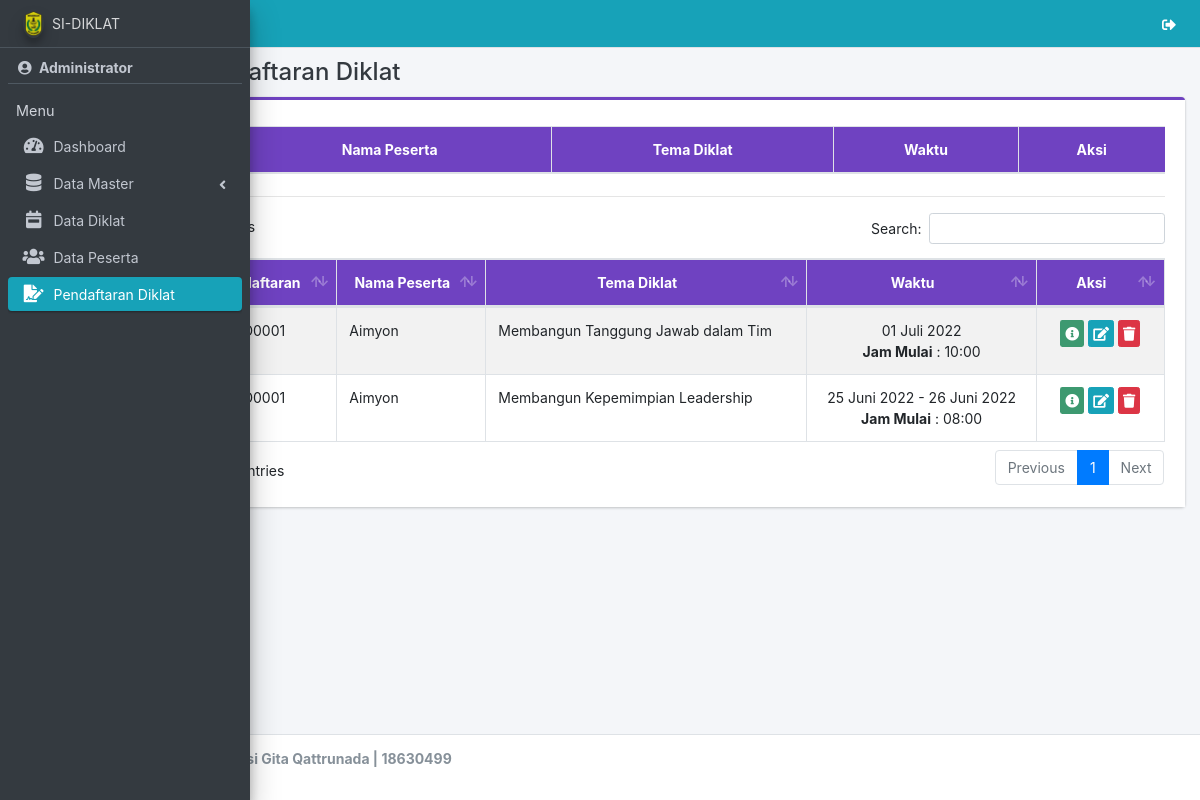
Page /admin/pendaftaran/index.php (signed in) on the committed database.
### tables this page shows
CREATE TABLE `pendaftaran` (
  `id_pendaftaran` int(11) NOT NULL,
  `id_peserta` int(11) NOT NULL,
  `nomor` varchar(20) DEFAULT NULL,
  `id_diklat` int(11) NOT NULL,
  `id_instansi` int(11) NOT NULL,
  `verif` char(1) NOT NULL
);

CREATE TABLE `peserta` (
  `id_peserta` int(11) NOT NULL,
  `nm_peserta` varchar(50) NOT NULL,
  `nip` varchar(30) NOT NULL,
  `tmpt_lahir` varchar(50) NOT NULL,
  `tgl_lahir` date NOT NULL,
  `jk` varchar(20) NOT NULL,
  `hp_peserta` varchar(20) NOT NULL,
  `email_peserta` varchar(50) NOT NULL,
  `pendidikan` varchar(30) NOT NULL,
  `pas_foto` varchar(100) NOT NULL
);

CREATE TABLE `diklat` (
  `id_diklat` int(11) NOT NULL,
  `tema` varchar(100) NOT NULL,
  `id_materi` int(11) NOT NULL,
  `id_tutor` int(11) NOT NULL,
  `tgl_mulai` date NOT NULL,
  `tgl_selesai` date NOT NULL,
  `jam_mulai` varchar(10) NOT NULL,
  `id_ruangan` int(11) NOT NULL,
  `sts` char(1) NOT NULL
);

### app/config.php (called while the page is built, shortened)
<?php
function tgl($tanggal)
{
  $bulan = array(
    1 =>   'Januari',
    'Februari',
    'Maret',
    'April',
    'Mei',
    'Juni',
    'Juli',
    'Agustus',
    'September',
    'Oktober',
    'November',
    'Desember'
  );
  $pecahkan = explode('-', $tanggal);
  return $pecahkan[2] . ' ' . $bulan[(int) $pecahkan[1]] . ' ' . $pecahkan[0];
}

### admin/pendaftaran/index.php (the view, shortened to what this page needs)
<?php
require '../../app/config.php';
include_once '../../template/header.php';
include_once '../../template/sidebar.php';
?>
<div class="content-wrapper">
    <div class="content-header">
        <div class="container-fluid">
            <div class="row">
                <div class="col-sm-6">
                    <h4 class="m-0 text-dark"><i class="fa fa-file-signature ml-1 mr-1"></i> Data Pendaftaran Diklat</h4>
                </div>
                <div class="col-sm-6 text-right">
                </div>
            </div>
        </div>
    </div>
    <section class="content">
        <div class="container-fluid">
            <div class="row">
                <div class="col-md-12">
                    <div class="card card-purple card-outline">
                        <div class="card-body" style="background-color: white;">
                            <div class="table-responsive">
                                <table class="table table-bordered table-striped dataTable">
                                    <thead class="bg-purple">
                                        <tr align="center">
                                            <th>No</th>
                                            <th>Nama Peserta</th>
                                            <th>Tema Diklat</th>
                                            <th>Waktu</th>
                                            <th>Aksi</th>
                                        </tr>
                                    </thead>
                                </table>
                            </div>
                            <hr>
                            <div class="table-responsive">
                                <table id="example1" class="table table-bordered table-striped dataTable">
                                    <thead class="bg-purple">
                                        <tr align="center">
                                            <th>No</th>
                                            <th>No. Pendaftaran</th>
                                            <th>Nama Peserta</th>
                                            <th>Tema Diklat</th>
                                            <th>Waktu</th>
                                            <th>Aksi</th>
                                        </tr>
                                    </thead>
                                    <tbody>
                                        <?php
                                        $no = 1;
                                        $data = $con->query("SELECT * FROM pendaftaran a JOIN diklat b ON a.id_diklat = b.id_diklat JOIN peserta c ON a.id_peserta = c.id_peserta WHERE verif = 1 ORDER BY id_pendaftaran DESC");
                                        while ($row = $data->fetch_array()) {
                                        ?>
                                            <tr>
                                                <td align="center" width="5%"><?= $no++ ?></td>
                                                <td align="center">
                                                    <?php if (!empty($row['nomor'])) {
                                                        echo $row['nomor'];
                                                    } else {
                                                        echo 'Menunggu Verifikasi';
                                                    } ?>
                                                </td>
                                                <td><?= $row['nm_peserta'] ?></td>
                                                <td><?= $row['tema'] ?></td>
                                                <td align="center">
                                                    <?php if ($row['tgl_mulai'] == $row['tgl_selesai']) { ?>
                                                        <?= tgl($row['tgl_mulai']) ?>
                                                    <?php } else { ?>
                                                        <?= tgl($row['tgl_mulai']) . ' - ' . tgl($row['tgl_selesai']) ?>
                                                    <?php } ?>
                                                    <br>
                                                    <b>Jam Mulai</b> : <?= $row['jam_mulai'] ?>
                                                </td>
                                                <td align="center" width="12%">
                                                    <a href="#id<?= $row[0]; ?>" data-toggle="modal" class="btn bg-olive btn-xs" title="Detail"><i class="fa fa-info-circle"></i></a>
                                                    <a href="edit?id=<?= $row[0] ?>" class="btn btn-info btn-xs" title="Edit"><i class="fa fa-edit"></i></a>
                                                    <a href="hapus?id=<?= $row[0] ?>" class="btn btn-danger btn-xs alert-hapus" title="Hapus"><i class="fa fa-trash"></i> </a>
                                                </td>
                                            </tr>
                                        <?php } ?>
                                    </tbody>
                                </table>
                            </div>
                        </div>
                    </div>
                </div>
            </div>
        </div>
    </section>
</div>
<?php
include_once '../../template/footer.php';
?>

### rows in the picture
pendaftaran: nomor "NPD0001", id_peserta.nm_peserta "Aimyon", id_diklat.tema "Membangun Tanggung Jawab dalam Tim", id_diklat.tgl_mulai "01 Juli 2022", id_diklat.jam_mulai "10:00"
pendaftaran: nomor "NPD0001", id_peserta.nm_peserta "Aimyon", id_diklat.tema "Membangun Kepemimpian Leadership", id_diklat.tgl_mulai "25 Juni 2022", id_diklat.tgl_selesai "26 Juni 2022", id_diklat.jam_mulai "08:00"

### other values in the picture
$_SESSION['nm_user'] "Administrator"
